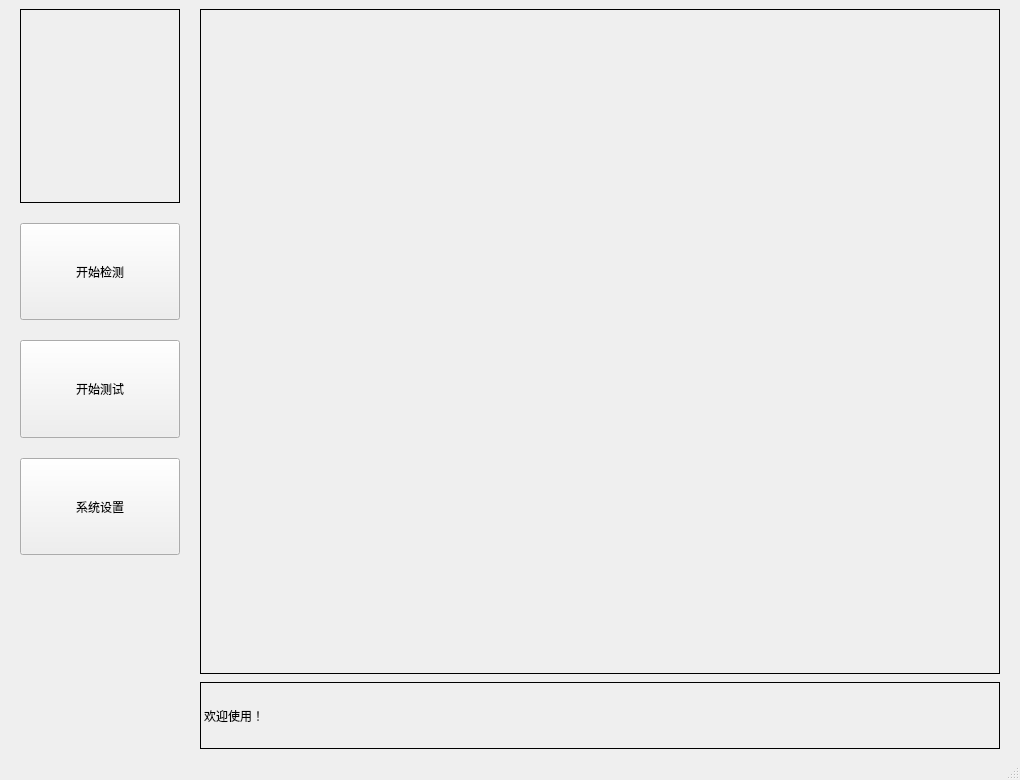
<?xml version="1.0" encoding="UTF-8"?>
<ui version="4.0">
 <class>MainWindow</class>
 <widget class="QMainWindow" name="MainWindow">
  <property name="geometry">
   <rect>
    <x>0</x>
    <y>0</y>
    <width>1020</width>
    <height>780</height>
   </rect>
  </property>
  <property name="windowTitle">
   <string>布匹缺陷检测UI</string>
  </property>
  <widget class="QWidget" name="centralwidget">
   <property name="sizePolicy">
    <sizepolicy hsizetype="Preferred" vsizetype="Preferred">
     <horstretch>0</horstretch>
     <verstretch>0</verstretch>
    </sizepolicy>
   </property>
   <property name="minimumSize">
    <size>
     <width>1000</width>
     <height>700</height>
    </size>
   </property>
   <layout class="QGridLayout" name="gridLayout">
    <property name="leftMargin">
     <number>20</number>
    </property>
    <property name="rightMargin">
     <number>20</number>
    </property>
    <property name="horizontalSpacing">
     <number>11</number>
    </property>
    <item row="0" column="0">
     <layout class="QHBoxLayout" name="horizontalLayout" stretch="1,5">
      <property name="spacing">
       <number>20</number>
      </property>
      <item>
       <layout class="QVBoxLayout" name="verticalLayout" stretch="2,1,1,1,2">
        <item>
         <widget class="QLabel" name="logoLabel">
          <property name="frameShape">
           <enum>QFrame::Box</enum>
          </property>
          <property name="text">
           <string/>
          </property>
         </widget>
        </item>
        <item>
         <widget class="QPushButton" name="startBtn">
          <property name="enabled">
           <bool>true</bool>
          </property>
          <property name="sizePolicy">
           <sizepolicy hsizetype="Preferred" vsizetype="Preferred">
            <horstretch>0</horstretch>
            <verstretch>0</verstretch>
           </sizepolicy>
          </property>
          <property name="text">
           <string>开始检测</string>
          </property>
         </widget>
        </item>
        <item>
         <widget class="QPushButton" name="testBtn">
          <property name="sizePolicy">
           <sizepolicy hsizetype="Preferred" vsizetype="Preferred">
            <horstretch>0</horstretch>
            <verstretch>0</verstretch>
           </sizepolicy>
          </property>
          <property name="text">
           <string>开始测试</string>
          </property>
         </widget>
        </item>
        <item>
         <widget class="QPushButton" name="configBtn">
          <property name="sizePolicy">
           <sizepolicy hsizetype="Preferred" vsizetype="Preferred">
            <horstretch>0</horstretch>
            <verstretch>0</verstretch>
           </sizepolicy>
          </property>
          <property name="text">
           <string>系统设置</string>
          </property>
         </widget>
        </item>
        <item>
         <spacer name="verticalSpacer">
          <property name="orientation">
           <enum>Qt::Vertical</enum>
          </property>
          <property name="sizeHint" stdset="0">
           <size>
            <width>20</width>
            <height>40</height>
           </size>
          </property>
         </spacer>
        </item>
       </layout>
      </item>
      <item>
       <layout class="QVBoxLayout" name="verticalLayout_2" stretch="10,1">
        <property name="spacing">
         <number>8</number>
        </property>
        <item>
         <widget class="ImageLabel" name="imageLabel">
          <property name="frameShape">
           <enum>QFrame::Panel</enum>
          </property>
          <property name="text">
           <string/>
          </property>
         </widget>
        </item>
        <item>
         <widget class="QLabel" name="statusLabel">
          <property name="frameShape">
           <enum>QFrame::Box</enum>
          </property>
          <property name="text">
           <string>欢迎使用！</string>
          </property>
         </widget>
        </item>
       </layout>
      </item>
     </layout>
    </item>
   </layout>
  </widget>
  <widget class="QMenuBar" name="menubar">
   <property name="geometry">
    <rect>
     <x>0</x>
     <y>0</y>
     <width>1020</width>
     <height>26</height>
    </rect>
   </property>
  </widget>
  <widget class="QStatusBar" name="statusbar"/>
 </widget>
 <customwidgets>
  <customwidget>
   <class>ImageLabel</class>
   <extends>QLabel</extends>
   <header location="global">ImageLabel.h</header>
  </customwidget>
 </customwidgets>
 <resources/>
 <connections>
  <connection>
   <sender>testBtn</sender>
   <signal>clicked()</signal>
   <receiver>MainWindow</receiver>
   <slot>runTestInfer()</slot>
   <hints>
    <hint type="sourcelabel">
     <x>52</x>
     <y>368</y>
    </hint>
    <hint type="destinationlabel">
     <x>94</x>
     <y>716</y>
    </hint>
   </hints>
  </connection>
  <connection>
   <sender>startBtn</sender>
   <signal>clicked()</signal>
   <receiver>MainWindow</receiver>
   <slot>runInfer()</slot>
   <hints>
    <hint type="sourcelabel">
     <x>89</x>
     <y>282</y>
    </hint>
    <hint type="destinationlabel">
     <x>117</x>
     <y>668</y>
    </hint>
   </hints>
  </connection>
 </connections>
 <slots>
  <slot>runTestInfer()</slot>
  <slot>runInfer()</slot>
 </slots>
</ui>
